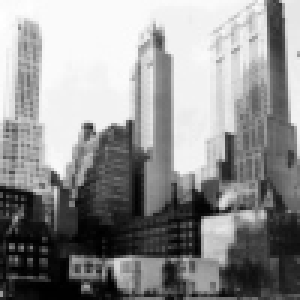
#> input picture Assignment1/Question 4/example.jpg, 100 x 100 px (shown 3 times larger)
$ python ES12B1018_Prob4-3.py
#> lines starting #> are read from the running program, lines starting #| are printed output that depends on the picture
import numpy as np
import cv2
from matplotlib import pyplot as plt
x = cv2.imread("example.jpg",0)
#> x is the input picture: shape (100, 100); min 0, max 255, mean 143.6
y = np.zeros((100,100,3),dtype='uint8')
#Threshold is 127
ret,y[:,:,2] = cv2.threshold(x,127,255,cv2.THRESH_BINARY)
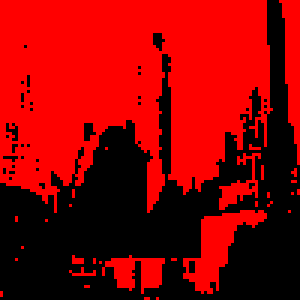
#> y: shape (100, 100, 3) (shown 3 times larger); mean of channels 0, 1, 2 0, 0, 141.5; drawn as B, G, R
cv2.imshow('Swapped',y)
cv2.waitKey(0)
